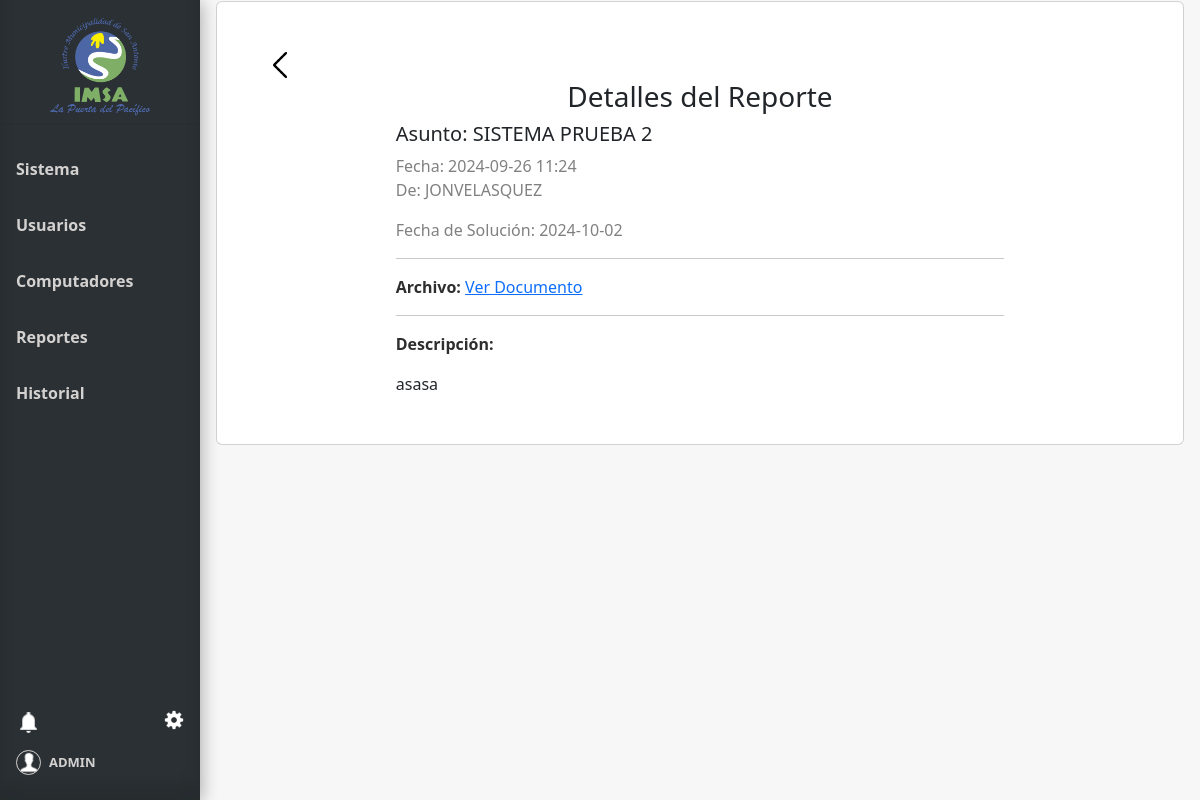
Before: /ver_reporte/2 (signed in) with the older database file.
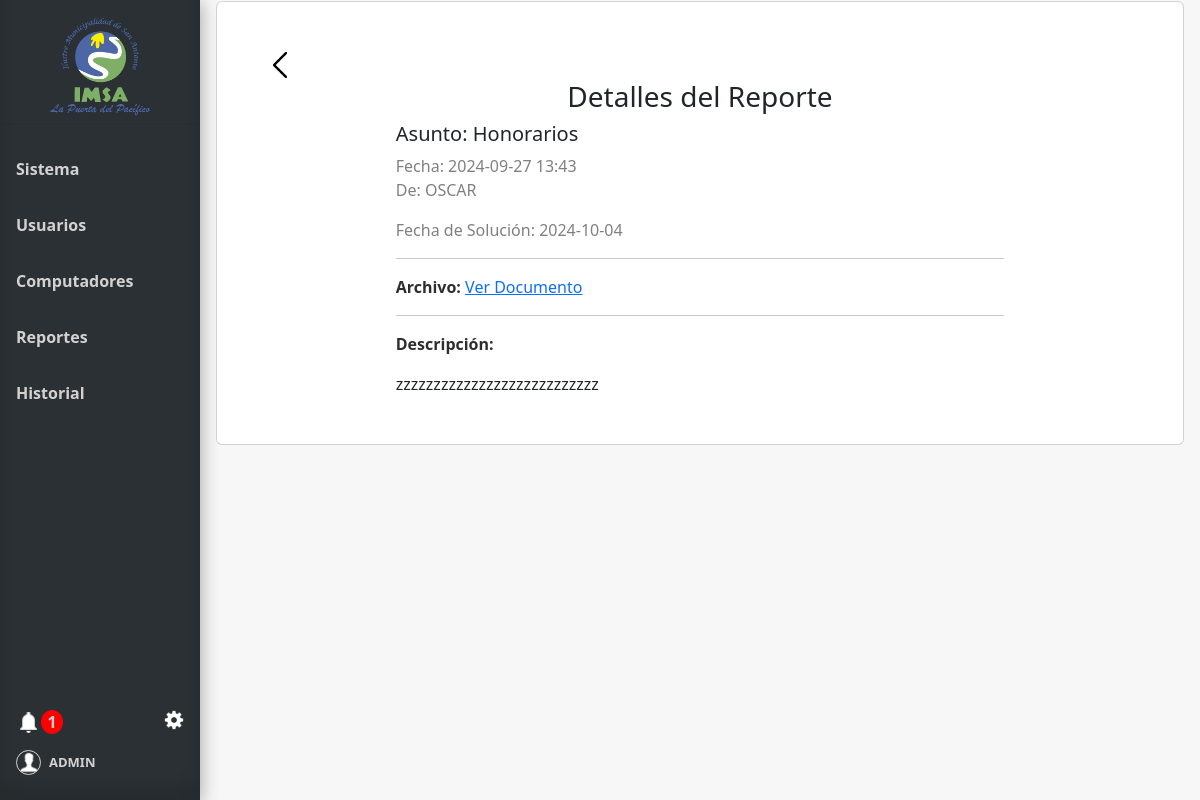
After: the same page with the newer database file.
### tables this page shows
CREATE TABLE Reportes (
    id_reporte INTEGER PRIMARY KEY AUTOINCREMENT,
    usuario_id INTEGER,
    asunto VARCHAR(100) NOT NULL,
    descripcion VARCHAR(300) NOT NULL,
    fecha TIMESTAMP DEFAULT CURRENT_TIMESTAMP,
    fecha_solucion TIMESTAMP,
    archivo VARCHAR,
    FOREIGN KEY (usuario_id) REFERENCES Usuario(Id_usuario)
);

CREATE TABLE Usuario (
    Id_usuario INTEGER PRIMARY KEY AUTOINCREMENT,
    Nombre_user VARCHAR(100),
    Email VARCHAR(100),
    Psw VARCHAR(100),
    id_tipo_usuario INTEGER,
    FOREIGN KEY (id_tipo_usuario) REFERENCES Tipo_usuario(id_tipo_usuario)
);

### app.py (the view)
@app.route('/ver_reporte/<int:id_reporte>', methods=['GET'])
@requiere_tipo_usuario(1)
@login_required
def ver_reporte(id_reporte):
    conn = get_db_connection()
    reporte = conn.execute('''
                           SELECT Reportes.id_reporte, Reportes.asunto, Reportes.fecha, Reportes.fecha_solucion, Reportes.descripcion, Reportes.archivo, Usuario.Nombre_user
                           FROM Reportes
                           INNER JOIN Usuario ON Usuario.id_usuario = Reportes.usuario_id
                           WHERE id_reporte = ?
                           ''', (id_reporte,)).fetchone()
    conn.close()
    user=current_user
    num_notificaciones_totales = get_total_notifications(user.id)
    info_notificaciones = get_info_notifications(user.id)
    return render_template('ver_reporte.html', reporte=reporte,  user=user, num_notificaciones_totales=num_notificaciones_totales, info_notificaciones=info_notificaciones)

### app.py (called while the page is built)
@login_manager.user_loader
def load_user(user_id):
    return Usuario.get_by_id(user_id)

def get_db_connection():
    conn = sqlite3.connect('database.db')
    conn.row_factory = sqlite3.Row
    return conn

def requiere_tipo_usuario(*roles_permitidos):
    def decorator(f):
        @wraps(f)
        def decorated_function(*args, **kwargs):
            if 'id_tipo_usuario' not in session:
                return redirect(url_for('login'))
            if session['id_tipo_usuario'] not in roles_permitidos:
                return redirect(url_for('index'))
            return f(*args, **kwargs)
        return decorated_function
    return decorator

def get_total_notifications(user_id):
    conn = get_db_connection()
    total_notifications = conn.execute(
        'SELECT COUNT(*) FROM Notificaciones WHERE id_usuario = ?  AND leido = false',
        (user_id,)
    ).fetchone()[0]
    conn.close()
    return total_notifications

### model.py (called while the page is built)
def get_db_connection():
    conn = sqlite3.connect('database.db')
    conn.row_factory = sqlite3.Row
    return conn

### templates/ver_reporte.html
{% extends 'base.html' %}
{% block head %}
<link rel="stylesheet" href="{{ url_for('static', filename='css/style_verReporte.css')}}">
{% endblock %}
{% block content %}
<div class="card text-start mb-3">
    <div class="bodyBack">
        <a id="botonBack" href="{{url_for('reportes')}}" aria-valuetext="a"><img id="imgBack"
                src="{{ url_for('static', filename='img/icon-back.png')}}" alt="icon-back" width="30px"></a>
    </div>
    <div class="report-details" id="ReportDetails">
        <div class="report-details-header">
            <h3>Detalles del Reporte</h3>
        </div>
        <div class="report-details-body">
            <div class="headReporte">
                <h5>Asunto: {{reporte['asunto']}}</h5>
                <p class="fecha">Fecha: {{reporte['fecha']}} <br>De: {{reporte['Nombre_user']}}</p>
            </div>
            <p class="fecha">Fecha de Solución: {{reporte['fecha_solucion']}}</p>
            <hr>
            {% if reporte['archivo'] %}
            <div class="archivoReporte">
                <p><strong>Archivo:</strong> <a href="{{ url_for('uploaded_file', filename=reporte['archivo']) }}"
                        target="_blank">Ver Documento </a></p>
                <hr>
            </div>
            {% endif %}
            <div class="descripcionReporte">
                <p><strong>Descripción:</strong>  </p>
                <div class="descripcion-text">{{ reporte['descripcion'] }}</div>
            </div>
        </div>
    </div>
</div>
{% endblock %}

### templates/base.html (shortened to what this page needs)
<!doctype html>
<html lang="es">
<head>
  {% block head %} {% endblock %}
  <link rel="stylesheet" href="{{ url_for('static', filename='css/style_base.css') }}">
  <link rel="stylesheet" href="{{ url_for('static', filename='css/style_ajustes.css') }}">
  <link href="https://cdn.jsdelivr.net/npm/bootstrap@5.3.3/dist/css/bootstrap.min.css" rel="stylesheet"
>
</head>
<body>
  <div class="sidebar" style="display: flex; flex-direction: column; height: 100vh;">
    <div class="tituloMenu">
      <img src="{{ url_for('static', filename='img/logo.png') }}" alt="Logo-IMSA" width="100px">
    </div>
    <hr>
    <a href="{{ url_for('index') }}" class="slide_right {% if request.endpoint == 'index' %}active{% endif %}">
      <b id="menu-link">Sistema</b>
    </a>
    {% if session['id_tipo_usuario'] == 1 %}
    <a href="{{ url_for('usuarios') }}" class="slide_right {% if request.endpoint == 'usuarios' %}active{% endif %}">
      <b id="menu-link">Usuarios</b>
    </a>
    {% endif %}
    <a href="{{ url_for('computadores') }}"
      class="slide_right {% if request.endpoint == 'computadores' %}active{% endif %}">
      <b id="menu-link">Computadores</b>
    </a>
    {% if session['id_tipo_usuario'] == 1 %}
    <a href="{{ url_for('reportes') }}" class="slide_right {% if request.endpoint == 'reportes' %}active{% endif %}">
      <b id="menu-link">Reportes</b>
    {% endif %}
    </a>
    <a href="{{ url_for('historial') }}" class="slide_right {% if request.endpoint == 'historial' %}active{% endif %}">
      <b id="menu-link">Historial</b>
    </a>
    <div class="menuAbajo">
      <div class="ajuste_notificacion">
        <div class="notificacion">
          <a href="" class="icon" data-bs-toggle="modal" data-bs-target="#ModalNotifiaciones">
            <img id="icon-campana" src="{{ url_for('static', filename='img/icon-campana.png') }}" alt="logoCampana">
            <div>
              {% if num_notificaciones_totales > 0 %}
              <strong id="numero_notificacion">{{ num_notificaciones_totales }}</strong>
              {% endif %}
            </div>
          </a>
        </div>
        <div class="ajustes">
          <a href="" class="icon" data-bs-toggle="modal" data-bs-target="#ModalAjustes">
            <img async id="icon-ajuste" src="{{ url_for('static', filename='img/icon-ajuste.png') }}" alt="logoAjuste" ></a>
        </div>
      </div>
      <div class="bodyCuenta">
        <a href="#" id="cuenta">
          <img id="icon-cuenta" src="{{ url_for('static', filename='img/icon-usuario.png') }}" alt="">
          <b style="font-size: small;">{{ user.nombre_usuario}}</b>
        </a>
      </div>
  </div>
  </div>
  <div class="content">
    {% block content %}
    {% endblock %}
  </div>
</body>
</html>

Changed rows visible on the page:
no longer on this page (row edited): Usuario: Nombre_user "JONVELASQUEZ"
changed Reportes: asunto "SISTEMA PRUEBA 2" → "Honorarios"; fecha "2024-09-26 11:24" → "2024-09-27 13:43"; fecha_solucion "2024-10-02" → "2024-10-04"; descripcion "asasa" → "zzzzzzzzzzzzzzzzzzzzzzzzzzz"
added Usuario: Nombre_user "OSCAR"
Other visible differences:
{{ num_notificaciones_totales }}: (not shown) → "1"
